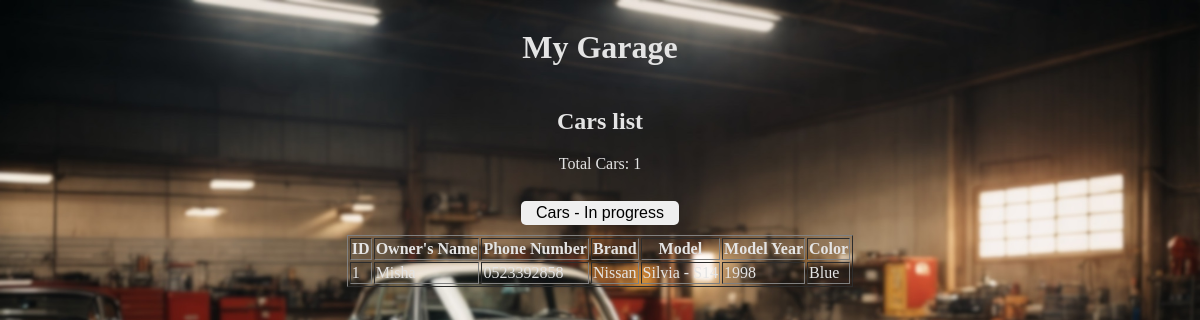
/fixed, run on an earlier commit of the app's database.
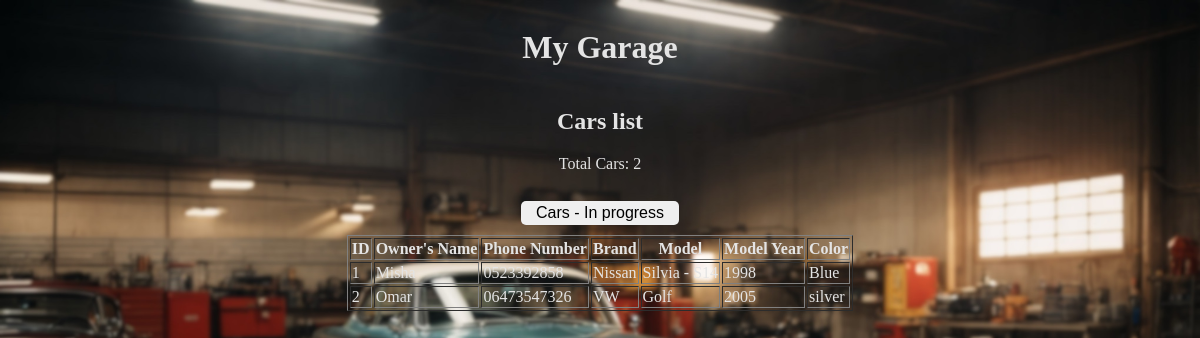
And on a later commit of the database.
### tables this page shows
CREATE TABLE FinishedCars (OwnerName, OwnerNumber TEXT , Brand, Model, ModelYear , Color);

### app.py (the view)
@app.route('/fixed')
def fixed():
    cur.execute("SELECT rowid,* FROM FinishedCars")
    cars = cur.fetchall()
    return render_template('fixed.html', cars=cars)

### templates/fixed.html (shortened to what this page needs)
<!DOCTYPE html>
<html lang="en">
<head>
    <link rel="stylesheet" href="{{ url_for('static', filename='styles/style.css') }}">
</head>
<body>
<div id="main-content">
    <h1>My Garage</h1>
    <h2>Cars list</h2>
    <div id="counter">Total Cars: {{ cars|length }}</div><br>
    <a href="{{ url_for('home') }}"><button>Cars - In progress</button></a>
    <div id="display">
        <table border="1">
            <thead>
                <tr>
                    <th>ID</th>
                    <th>Owner's Name</th>
                    <th>Phone Number</th>
                    <th>Brand</th>
                    <th>Model</th>
                    <th>Model Year</th>
                    <th>Color</th>
                </tr>
            </thead>
            <tbody>
                {% for car in cars %}
                <tr>
                    <td>{{ car[0] }}</td>
                    <td>{{ car[1] }}</td>
                    <td>{{ car[2] }}</td>
                    <td>{{ car[3] }}</td>
                    <td>{{ car[4] }}</td>
                    <td>{{ car[5] }}</td>
                    <td>{{ car[6] }}</td>
                </tr>
                {% endfor %}
            </tbody>
        </table>
    </div>
</div>
</body>
</html>

### static/styles/style.css (style rules this page uses)
body { background-image: url('../assets/carGarageOne.jpeg'); background-size: cover; background-repeat: no-repeat; background-color: gray; display: flex; flex-direction: column; align-items: center; justify-content: center; color: rgb(228, 228, 228); }
button { color: black; padding: 3px 15px; border: none; border-radius: 5px; cursor: pointer; font-size: 16px; margin: 10px; }
#main-content { flex-direction: column; align-items: center; justify-content: center; display: flex; }

What changed in the data, as far as the page shows it:
added FinishedCars: rowid "2", OwnerName "Omar", OwnerNumber "06473547326", Brand "VW", Model "Golf", ModelYear "2005", Color "silver"
Also different on the page:
{{ cars|length }}: "1" → "2"
